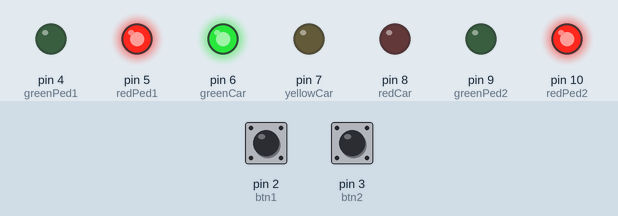
Simulated run of this sketch. Board: Arduino Uno, built with avr-gcc and run on an emulated ATmega328P. Parts: output pins drawn as LEDs (lit = HIGH). Dashed ring = blinking. Inputs (shaded band) come from the test bench; at power-on: pin 2 (btn1) HIGH, pin 3 (btn2) HIGH.

Above: at 1.2 s.
1.3 s: pin 2 (btn1) pulled LOW for 0.15 s
At 2.1 s:
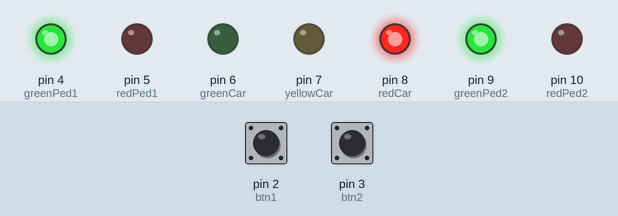
At 6.7 s:
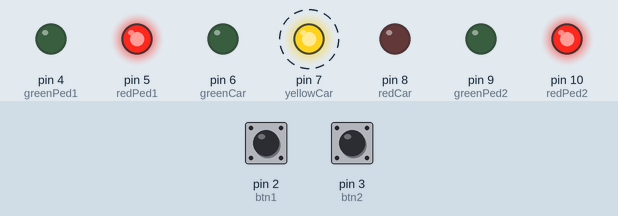
Timing chart, 0 to 10.8 s (numbered marks = the images above; inputs shaded):
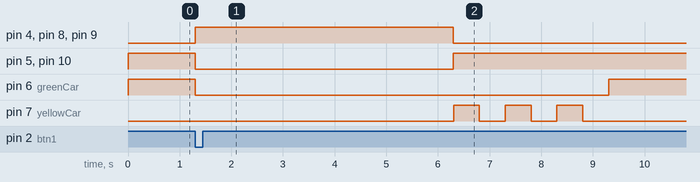

The sketch:

Pedestrian.ino
```cpp
int redCar = 8;
int yellowCar = 7;
int greenCar = 6;

// Pedestrian (2 sisi)
int redPed1 = 5;
int greenPed1 = 4;

int redPed2 = 10;
int greenPed2 = 9;

// Tombol (Interrupt)
int btn1 = 2;
int btn2 = 3;

volatile bool buttonPressed = false;

void buttonISR() {
  buttonPressed = true;
}

void setup() {
  // Lampu kendaraan
  pinMode(redCar, OUTPUT);
  pinMode(yellowCar, OUTPUT);
  pinMode(greenCar, OUTPUT);

  // Lampu pedestrian
  pinMode(redPed1, OUTPUT);
  pinMode(greenPed1, OUTPUT);
  pinMode(redPed2, OUTPUT);
  pinMode(greenPed2, OUTPUT);

  // Tombol
  pinMode(btn1, INPUT_PULLUP);
  pinMode(btn2, INPUT_PULLUP);

  // Attach interrupt (kedua tombol efek sama)
  attachInterrupt(digitalPinToInterrupt(btn1), buttonISR, FALLING);
  attachInterrupt(digitalPinToInterrupt(btn2), buttonISR, FALLING);

  // Kondisi awal
  digitalWrite(greenCar, HIGH);
  digitalWrite(yellowCar, LOW);
  digitalWrite(redCar, LOW);

  digitalWrite(redPed1, HIGH);
  digitalWrite(greenPed1, LOW);

  digitalWrite(redPed2, HIGH);
  digitalWrite(greenPed2, LOW);
}

void loop() {
  if (!buttonPressed) {
    // kendaraan hijau, pedestrian merah
    digitalWrite(greenCar, HIGH);
    digitalWrite(redCar, LOW);

    digitalWrite(redPed1, HIGH);
    digitalWrite(greenPed1, LOW);

    digitalWrite(redPed2, HIGH);
    digitalWrite(greenPed2, LOW);
  }
  else {
    digitalWrite(greenCar, LOW);
    digitalWrite(yellowCar, LOW);
    digitalWrite(redCar, HIGH);

    digitalWrite(redPed1, LOW);
    digitalWrite(greenPed1, HIGH);

    digitalWrite(redPed2, LOW);
    digitalWrite(greenPed2, HIGH);

    delay(5000); // waktu penyebrangan

    // 2. Pedestrian kembali MERAH
    digitalWrite(greenPed1, LOW);
    digitalWrite(redPed1, HIGH);

    digitalWrite(greenPed2, LOW);
    digitalWrite(redPed2, HIGH);

    // 3. Kendaraan KUNING (kedip 2 kali)
    digitalWrite(redCar, LOW);

    for (int i = 0; i < 3; i++) {
      digitalWrite(yellowCar, HIGH);
      delay(500);
      digitalWrite(yellowCar, LOW);
      delay(500);
    }

    // 4. Kembali ke kondisi awal (HIJAU)
    digitalWrite(greenCar, HIGH);

    // reset tombol
    buttonPressed = false;
  }
}
```

Measured:
- after the input at 1.3 s, pin 4 (greenPed1): LOW → HIGH at once, → LOW 5.0 s later; pin 5 (redPed1): HIGH → LOW at once, → HIGH 5.0 s later
